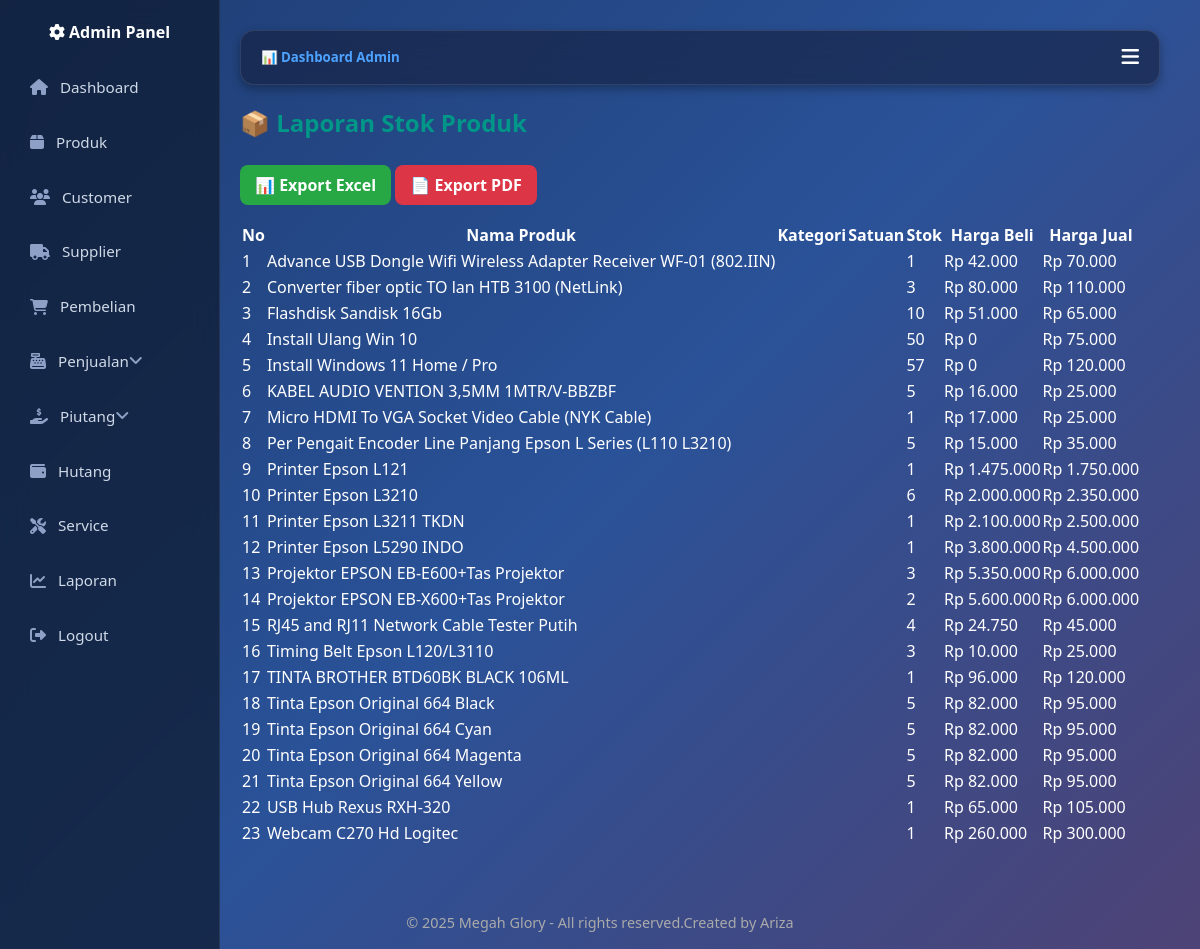
Page /Admin/Laporan/laporan_stok.php (signed in) on the committed database.
### tables this page shows
CREATE TABLE `produk` (
  `id` int(11) NOT NULL,
  `nama_produk` varchar(150) NOT NULL,
  `kode_barcode` varchar(100) DEFAULT NULL,
  `kategori_id` int(11) DEFAULT NULL,
  `satuan` varchar(20) DEFAULT NULL,
  `stok` int(11) DEFAULT 0,
  `harga_beli` decimal(15,2) DEFAULT 0.00,
  `harga_jual` decimal(15,2) DEFAULT 0.00,
  `created_at` timestamp NULL DEFAULT current_timestamp(),
  `kode_produk` varchar(50) DEFAULT NULL,
  `harga_jual_online` decimal(15,2) DEFAULT 0.00,
  `deskripsi` text DEFAULT NULL,
  `gambar` varchar(255) DEFAULT NULL,
  `serial_number` text DEFAULT NULL,
  `link_siplah` varchar(255) DEFAULT NULL,
  `link_inaproc` varchar(255) DEFAULT NULL
);

### Admin/Laporan/laporan_stok.php (the view)
<?php
include "../header.php";
include "../../config.php";
$produk = $conn->query("SELECT * FROM produk ORDER BY nama_produk");
?>
<h2 class="fw-bold text-primary mb-4">📦 Laporan Stok Produk</h2>
<a href="../export_stok_excel.php" class="btn btn-success mb-3">📊 Export Excel</a>
<a href="../export_stok_pdf.php" class="btn btn-danger mb-3">📄 Export PDF</a>
<div class="table-responsive">
  <table class="table table-bordered table-striped align-middle">
    <thead class="table-dark">
      <tr>
        <th>No</th>
        <th>Nama Produk</th>
        <th>Kategori</th>
        <th>Satuan</th>
        <th>Stok</th>
        <th>Harga Beli</th>
        <th>Harga Jual</th>
      </tr>
    </thead>
    <tbody>
      <?php if($produk->num_rows>0): $no=1; while($row=$produk->fetch_assoc()): ?>
      <tr class="<?=$row['stok'] <= 5 ? 'table-danger' : '';?>">
        <td><?=$no++;?></td>
        <td><?=$row['nama_produk'];?></td>
        <td><?=$row['kategori'];?></td>
        <td><?=$row['satuan'];?></td>
        <td><?=$row['stok'];?></td>
        <td>Rp <?=number_format($row['harga_beli'],0,",",".");?></td>
        <td>Rp <?=number_format($row['harga_jual'],0,",",".");?></td>
      </tr>
      <?php endwhile; else: ?>
      <tr><td colspan="7" class="text-center">Tidak ada data produk</td></tr>
      <?php endif; ?>
    </tbody>
  </table>
</div>
<?php include "../footer.php"; ?>

### assets/css/base.css (style rules this page uses)
:root { --primary: #009688; --secondary: #6c757d; --success: #28a745; --danger: #dc3545; --warning: #ffc107; --info: #17a2b8; --light: #f8f9fa; --dark: #212529; --body-bg: #0a1930; --body-color: #ffffff; }
* { box-sizing: border-box; margin: 0; padding: 0; }
body { font-family: 'Segoe UI', sans-serif; background: linear-gradient(135deg, #1e3c72, #2a5298, #4e4376); color: var(--body-color); line-height: 1.5; }
a { text-decoration: none; color: inherit; }
.mb-3 { margin-bottom: 1rem !important; }
.mb-4 { margin-bottom: 1.5rem !important; }
.fw-bold { font-weight: 700 !important; }
.text-primary { color: var(--primary) !important; }

### assets/css/components.css (style rules this page uses)
.btn { display: inline-block; padding: 8px 15px; border-radius: 8px; font-weight: 600; cursor: pointer; transition: 0.3s; text-align: center; }
.btn-success { background: var(--success); color: #fff; }
.btn-danger { background: var(--danger); color: #fff; }
::placeholder { color: #aaa; }

### assets/css/custom.css (style rules this page uses)
html, body { height: 100%; margin: 0; display: flex; flex-direction: column; }

### rows in the picture
produk: nama_produk "Advance USB Dongle Wifi Wireless Adapter Receiver WF-01 (802.IIN)", stok "1", harga_beli "42.000", harga_jual "70.000"
produk: nama_produk "Converter fiber optic TO lan HTB 3100 (NetLink)", stok "3", harga_beli "80.000", harga_jual "110.000"
produk: nama_produk "Flashdisk Sandisk 16Gb", stok "10", harga_beli "51.000", harga_jual "65.000"
produk: nama_produk "Install Ulang Win 10", stok "50", harga_beli "0", harga_jual "75.000"
produk: nama_produk "Install Windows 11 Home / Pro", stok "57", harga_beli "0", harga_jual "120.000"
produk: nama_produk "KABEL AUDIO VENTION 3,5MM 1MTR/V-BBZBF", stok "5", harga_beli "16.000", harga_jual "25.000"
produk: nama_produk "Micro HDMI To VGA Socket Video Cable (NYK Cable)", stok "1", harga_beli "17.000", harga_jual "25.000"
produk: nama_produk "Per Pengait Encoder Line Panjang Epson L Series (L110 L3210)", stok "5", harga_beli "15.000", harga_jual "35.000"
produk: nama_produk "Printer Epson L121", stok "1", harga_beli "1.475.000", harga_jual "1.750.000"
produk: nama_produk "Printer Epson L3210", stok "6", harga_beli "2.000.000", harga_jual "2.350.000"
produk: nama_produk "Printer Epson L3211 TKDN", stok "1", harga_beli "2.100.000", harga_jual "2.500.000"
produk: nama_produk "Printer Epson L5290 INDO", stok "1", harga_beli "3.800.000", harga_jual "4.500.000"
produk: nama_produk "Projektor EPSON EB-E600+Tas Projektor", stok "3", harga_beli "5.350.000", harga_jual "6.000.000"
produk: nama_produk "Projektor EPSON EB-X600+Tas Projektor", stok "2", harga_beli "5.600.000", harga_jual "6.000.000"
produk: nama_produk "RJ45 and RJ11 Network Cable Tester Putih", stok "4", harga_beli "24.750", harga_jual "45.000"
produk: nama_produk "Timing Belt Epson L120/L3110", stok "3", harga_beli "10.000", harga_jual "25.000"
produk: nama_produk "TINTA BROTHER BTD60BK BLACK 106ML", stok "1", harga_beli "96.000", harga_jual "120.000"
produk: nama_produk "Tinta Epson Original 664 Black", stok "5", harga_beli "82.000", harga_jual "95.000"
produk: nama_produk "Tinta Epson Original 664 Cyan", stok "5", harga_beli "82.000", harga_jual "95.000"
produk: nama_produk "Tinta Epson Original 664 Magenta", stok "5", harga_beli "82.000", harga_jual "95.000"
produk: nama_produk "Tinta Epson Original 664 Yellow", stok "5", harga_beli "82.000", harga_jual "95.000"
produk: nama_produk "USB Hub Rexus RXH-320", stok "1", harga_beli "65.000", harga_jual "105.000"
produk: nama_produk "Webcam C270 Hd Logitec", stok "1", harga_beli "260.000", harga_jual "300.000"
